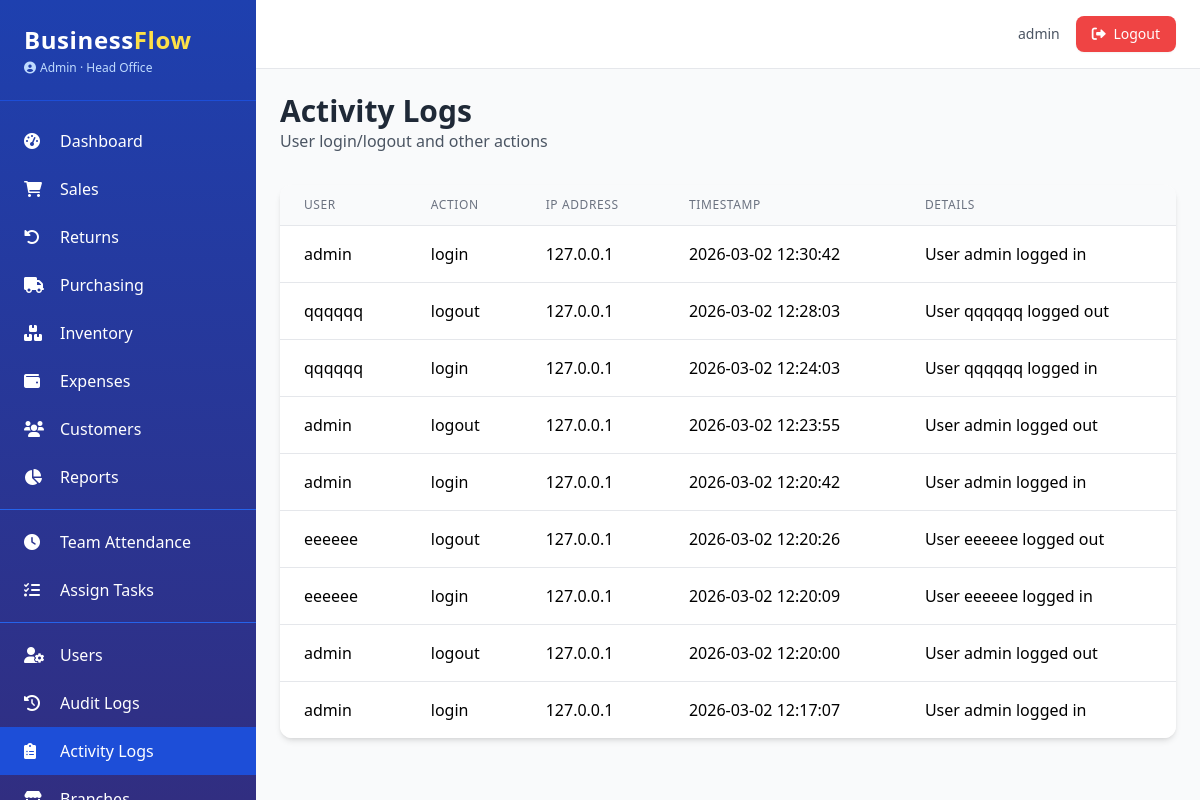
Page /admin/activity-logs (signed in) on the committed database.
### app.py (models this page shows, shortened)
class AuditMixin:
    @declared_attr
    def created_at(cls):
        return db.Column(db.DateTime, default=datetime.utcnow)

class SoftDeleteMixin:
    @classmethod
    def query_active(cls):
        return cls.query.filter(cls.deleted_at.is_(None))

class User(UserMixin, db.Model, AuditMixin, SoftDeleteMixin):
    __tablename__ = 'users'
    id = db.Column(db.Integer, primary_key=True)
    username = db.Column(db.String(80), unique=True, nullable=False)
    email = db.Column(db.String(120), unique=True, nullable=False)
    password_hash = db.Column(db.String(200), nullable=False)
    role = db.Column(db.String(20), nullable=False, default='Staff')
    branch_id = db.Column(db.Integer, db.ForeignKey('branches.id'), nullable=True)
    active = db.Column(db.Boolean, default=True)
    locale = db.Column(db.String(5), default='en')
    phone = db.Column(db.String(20))
    avatar = db.Column(db.String(200))
    last_login = db.Column(db.DateTime)
    branch = db.relationship('Branch', backref='users')
    permissions = db.Column(db.JSON, default=list)
    salary = db.Column(db.Float, nullable=True)
    pay_cycle = db.Column(db.String(20), default='monthly')
    bank_account = db.Column(db.String(50))
    tax_id = db.Column(db.String(50))
    @property
    def is_admin(self):
        return self.role == 'Admin'
    def has_permission(self, perm):
        if self.is_admin:
            return True
        return perm in (self.permissions or [])

class Branch(db.Model):
    __tablename__ = 'branches'
    id = db.Column(db.Integer, primary_key=True)
    name = db.Column(db.String(100), nullable=False)
    location = db.Column(db.String(200))
    phone = db.Column(db.String(20))
    email = db.Column(db.String(120))
    is_active = db.Column(db.Boolean, default=True)
    currency = db.Column(db.String(3), default='USD')
    created_at = db.Column(db.DateTime, default=datetime.utcnow)

class ActivityLog(db.Model):
    __tablename__ = 'activity_logs'
    id = db.Column(db.Integer, primary_key=True)
    user_id = db.Column(db.Integer, db.ForeignKey('users.id'), nullable=True)
    action = db.Column(db.String(50), nullable=False)
    ip_address = db.Column(db.String(45))
    user_agent = db.Column(db.String(200))
    timestamp = db.Column(db.DateTime, default=datetime.utcnow)
    details = db.Column(db.Text)
    user = db.relationship('User', foreign_keys=[user_id])

### app.py (the view)
@admin_bp.route('/activity-logs')
@login_required
@admin_required
def activity_logs():
    page = request.args.get('page', 1, type=int)
    per_page = app.config.get('ITEMS_PER_PAGE', 20)
    pagination = ActivityLog.query.order_by(ActivityLog.timestamp.desc()).paginate(page=page, per_page=per_page, error_out=False)
    return render_template('admin/activity_logs.html', pagination=pagination)

### app.py (called while the page is built)
@login_manager.user_loader
def load_user(user_id):
    return User.query_active().filter_by(id=int(user_id)).first()

def admin_required(f):
    @wraps(f)
    def decorated(*args, **kwargs):
        if not current_user.is_authenticated or not current_user.is_admin:
            abort(403)
        return f(*args, **kwargs)
    return decorated

@app.context_processor
def inject_now():
    return {'now': datetime.utcnow(), 'current_year': datetime.utcnow().year}

### templates/admin/activity_logs.html (shortened to what this page needs)
{% extends "base.html" %}
{% block content %}
<div class="mb-8">
    <h1 class="text-3xl font-bold text-gray-800">Activity Logs</h1>
    <p class="text-gray-600">User login/logout and other actions</p>
</div>
<div class="bg-white rounded-xl shadow-md overflow-hidden">
    <table class="min-w-full divide-y divide-gray-200">
        <thead class="bg-gray-50">
            <tr>
                <th class="px-6 py-3 text-left text-xs font-medium text-gray-500 uppercase tracking-wider">User</th>
                <th class="px-6 py-3 text-left text-xs font-medium text-gray-500 uppercase tracking-wider">Action</th>
                <th class="px-6 py-3 text-left text-xs font-medium text-gray-500 uppercase tracking-wider">IP Address</th>
                <th class="px-6 py-3 text-left text-xs font-medium text-gray-500 uppercase tracking-wider">Timestamp</th>
                <th class="px-6 py-3 text-left text-xs font-medium text-gray-500 uppercase tracking-wider">Details</th>
            </tr>
        </thead>
        <tbody class="bg-white divide-y divide-gray-200">
            {% for log in pagination.items %}
            <tr class="hover:bg-gray-50">
                <td class="px-6 py-4 whitespace-nowrap">{{ log.user.username if log.user else 'System' }}</td>
                <td class="px-6 py-4 whitespace-nowrap">{{ log.action }}</td>
                <td class="px-6 py-4 whitespace-nowrap">{{ log.ip_address or '—' }}</td>
                <td class="px-6 py-4 whitespace-nowrap">{{ log.timestamp.strftime('%Y-%m-%d %H:%M:%S') }}</td>
                <td class="px-6 py-4">{{ log.details or '—' }}</td>
            </tr>
            {% else %}
            <tr>
                <td colspan="5" class="px-6 py-4 text-center text-gray-500">No activity logs found.</td>
            </tr>
            {% endfor %}
        </tbody>
    </table>
</div>
{% endblock %}

### templates/base.html (shortened to what this page needs)
<!DOCTYPE html>
<html lang="en">
<head>
    <script src="https://cdn.tailwindcss.com"></script>
    <link rel="stylesheet" href="https://cdnjs.cloudflare.com/ajax/libs/font-awesome/6.0.0-beta3/css/all.min.css">
</head>
<body class="bg-gray-50 font-sans antialiased">
    <div class="flex h-screen">
        <aside class="w-64 bg-gradient-to-b from-blue-800 to-indigo-900 text-white flex-shrink-0 hidden md:block overflow-y-auto shadow-xl">
            <div class="p-6 border-b border-blue-700">
                <h1 class="text-2xl font-bold tracking-wide">Business<span class="text-yellow-300">Flow</span></h1>
                <p class="text-xs text-blue-200 mt-1 flex items-center">
                    <i class="fas fa-user-circle mr-1"></i> {{ current_user.role }}
                    {% if current_user.branch %}
                        · {{ current_user.branch.name }}
                    {% endif %}
                </p>
            </div>
            <nav class="mt-4 pb-6">
                {% if current_user.has_permission('access_dashboard') or current_user.is_admin %}
                <a href="{{ url_for('dashboard.index') }}" class="flex items-center py-3 px-6 hover:bg-blue-700 transition {% if request.endpoint and request.endpoint == 'dashboard.index' %}bg-blue-700{% endif %}">
                    <i class="fas fa-tachometer-alt w-6"></i><span class="ml-3">Dashboard</span>
                </a>
                {% endif %}
                {% if current_user.has_permission('view_sales') %}
                <a href="{{ url_for('sales.list') }}" class="flex items-center py-3 px-6 hover:bg-blue-700 transition {% if request.endpoint and request.endpoint.startswith('sales.') %}bg-blue-700{% endif %}">
                    <i class="fas fa-shopping-cart w-6"></i><span class="ml-3">Sales</span>
                </a>
                {% endif %}
                {% if current_user.has_permission('view_sales') %}
                <a href="{{ url_for('returns.list') }}" class="flex items-center py-3 px-6 hover:bg-blue-700 transition {% if request.endpoint and request.endpoint.startswith('returns.') %}bg-blue-700{% endif %}">
                    <i class="fas fa-undo-alt w-6"></i><span class="ml-3">Returns</span>
                </a>
                {% endif %}
                {% if current_user.has_permission('view_purchases') %}
                <a href="{{ url_for('purchasing.purchase_order_list') }}" class="flex items-center py-3 px-6 hover:bg-blue-700 transition {% if request.endpoint and request.endpoint.startswith('purchasing.') %}bg-blue-700{% endif %}">
                    <i class="fas fa-truck w-6"></i><span class="ml-3">Purchasing</span>
                </a>
                {% endif %}
                {% if current_user.has_permission('view_inventory') %}
                <a href="{{ url_for('inventory.product_list') }}" class="flex items-center py-3 px-6 hover:bg-blue-700 transition {% if request.endpoint and request.endpoint.startswith('inventory.') %}bg-blue-700{% endif %}">
                    <i class="fas fa-boxes w-6"></i><span class="ml-3">Inventory</span>
                </a>
                {% endif %}
                {% if current_user.has_permission('view_expenses') %}
                <a href="{{ url_for('expenses.list') }}" class="flex items-center py-3 px-6 hover:bg-blue-700 transition {% if request.endpoint and request.endpoint.startswith('expenses.') %}bg-blue-700{% endif %}">
                    <i class="fas fa-wallet w-6"></i><span class="ml-3">Expenses</span>
                </a>
                {% endif %}
                {% if current_user.has_permission('view_customers') %}
                <a href="{{ url_for('crm.customer_list') }}" class="flex items-center py-3 px-6 hover:bg-blue-700 transition {% if request.endpoint and request.endpoint.startswith('crm.') %}bg-blue-700{% endif %}">
                    <i class="fas fa-users w-6"></i><span class="ml-3">Customers</span>
                </a>
                {% endif %}
                {% if current_user.has_permission('view_reports') %}
                <a href="{{ url_for('reports.index') }}" class="flex items-center py-3 px-6 hover:bg-blue-700 transition {% if request.endpoint and request.endpoint.startswith('reports.') %}bg-blue-700{% endif %}">
                    <i class="fas fa-chart-pie w-6"></i><span class="ml-3">Reports</span>
                </a>
                {% endif %}
                {% if current_user.has_permission('manage_team') %}
                <div class="border-t border-blue-600 my-2"></div>
                <a href="#" class="flex items-center py-3 px-6 hover:bg-blue-700 transition">
                    <i class="fas fa-clock w-6"></i><span class="ml-3">Team Attendance</span>
                </a>
                <a href="#" class="flex items-center py-3 px-6 hover:bg-blue-700 transition">
                    <i class="fas fa-tasks w-6"></i><span class="ml-3">Assign Tasks</span>
                </a>
                {% endif %}
                {% if current_user.has_permission('manage_users') %}
                <div class="border-t border-blue-600 my-2"></div>
                <a href="{{ url_for('admin.users') }}" class="flex items-center py-3 px-6 hover:bg-blue-700 transition {% if request.endpoint and request.endpoint == 'admin.users' %}bg-blue-700{% endif %}">
                    <i class="fas fa-user-cog w-6"></i><span class="ml-3">Users</span>
                </a>
                <a href="{{ url_for('admin.audit_logs') }}" class="flex items-center py-3 px-6 hover:bg-blue-700 transition {% if request.endpoint and request.endpoint == 'admin.audit_logs' %}bg-blue-700{% endif %}">
                    <i class="fas fa-history w-6"></i><span class="ml-3">Audit Logs</span>
                </a>
                <a href="{{ url_for('admin.activity_logs') }}" class="flex items-center py-3 px-6 hover:bg-blue-700 transition {% if request.endpoint and request.endpoint == 'admin.activity_logs' %}bg-blue-700{% endif %}">
                    <i class="fas fa-clipboard-list w-6"></i><span class="ml-3">Activity Logs</span>
                </a>
                <a href="#" class="flex items-center py-3 px-6 hover:bg-blue-700 transition">
                    <i class="fas fa-store w-6"></i><span class="ml-3">Branches</span>
                </a>
                {% endif %}
            </nav>
        </aside>
        <div class="flex-1 flex flex-col overflow-hidden">
            <header class="bg-white shadow-sm border-b border-gray-200">
                <div class="flex justify-between items-center py-4 px-6">
                    <div class="flex items-center space-x-4 ml-auto">
                        <span class="text-sm text-gray-600">{{ current_user.username }}</span>
                        <a href="{{ url_for('auth.logout') }}" class="bg-red-500 hover:bg-red-600 text-white px-4 py-2 rounded-lg text-sm transition shadow-sm">
                            <i class="fas fa-sign-out-alt mr-1"></i> Logout
                        </a>
                    </div>
                </div>
            </header>
            <main class="flex-1 overflow-y-auto p-6 bg-gray-50">
                {% block content %}{% endblock %}
            </main>
        </div>
    </div>
</body>
</html>

### rows in the picture
User: role "Admin", username "admin"
Branch: branch.name "Head Office"
ActivityLog: user "admin", action "login", ip_address "127.0.0.1", timestamp "2026-03-02 12:30:42", details "User admin logged in"
ActivityLog: user "qqqqqq", action "logout", ip_address "127.0.0.1", timestamp "2026-03-02 12:28:03", details "User qqqqqq logged out"
ActivityLog: user "qqqqqq", action "login", ip_address "127.0.0.1", timestamp "2026-03-02 12:24:03", details "User qqqqqq logged in"
ActivityLog: user "admin", action "logout", ip_address "127.0.0.1", timestamp "2026-03-02 12:23:55", details "User admin logged out"
ActivityLog: user "admin", action "login", ip_address "127.0.0.1", timestamp "2026-03-02 12:20:42", details "User admin logged in"
ActivityLog: user "eeeeee", action "logout", ip_address "127.0.0.1", timestamp "2026-03-02 12:20:26", details "User eeeeee logged out"
ActivityLog: user "eeeeee", action "login", ip_address "127.0.0.1", timestamp "2026-03-02 12:20:09", details "User eeeeee logged in"
ActivityLog: user "admin", action "logout", ip_address "127.0.0.1", timestamp "2026-03-02 12:20:00", details "User admin logged out"
ActivityLog: user "admin", action "login", ip_address "127.0.0.1", timestamp "2026-03-02 12:17:07", details "User admin logged in"
